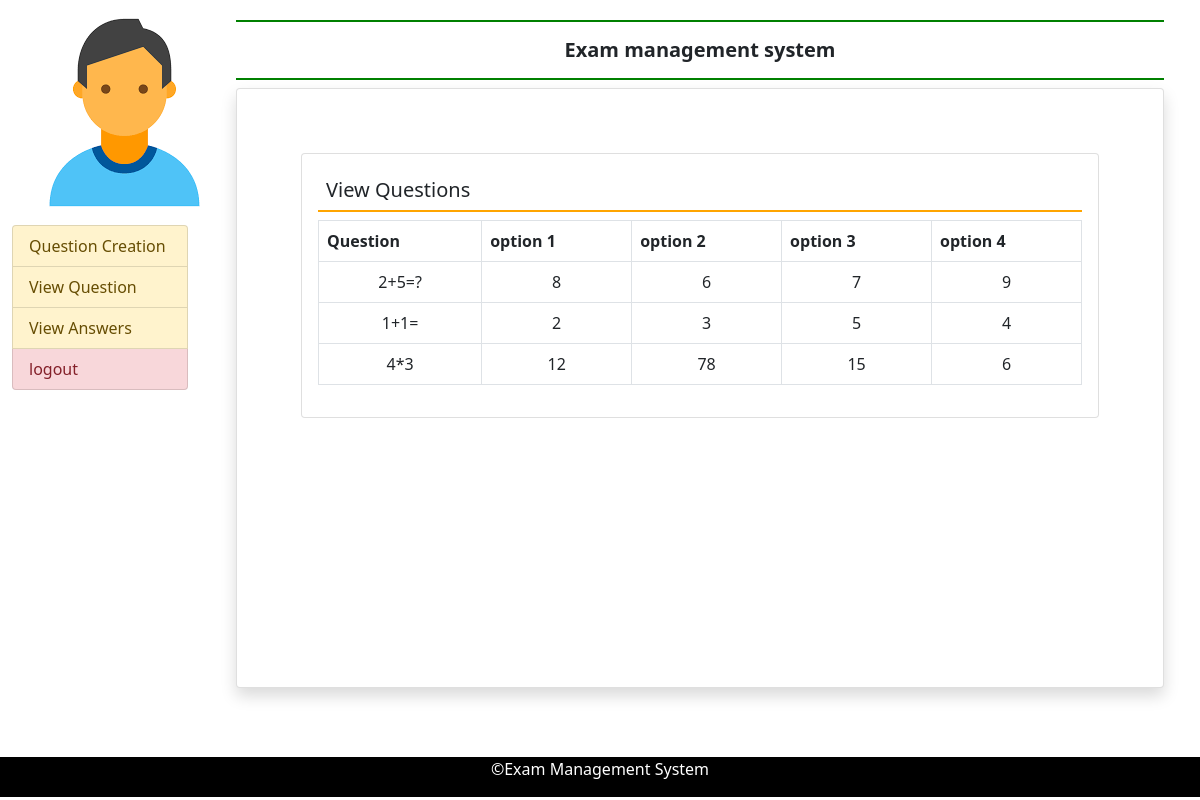
Screenshot of /admin_question_view with the database file from the repository.
### examapp/models.py (models this page shows)
class Exam(models.Model):
    user = models.ForeignKey(User, on_delete=models.CASCADE)
    question = models.TextField()
    ans1 = models.CharField(max_length=255)
    ans2 = models.CharField(max_length=255)
    ans3 = models.CharField(max_length=255)
    ans4 = models.CharField(max_length=255)

### examapp/views.py (the view)
# urls.py: path('admin_question_view',views.admin_question_view,name='admin_question_view'),
def admin_question_view(request):
    emps = Exam.objects.all()
    context = {
        'emps': emps
    }
    print(context)
    return render(request, 'admin_question_view.html', context)

### template/admin_question_view.html
{% extends "admin_base.html" %}
{% block main %}
 <div class="card  m-5">
    <div class="card-body">
        <h5 class="p-2 " style='border-bottom:2px solid orange'>View Questions</h5>
<table class="table table-bordered">
    <thead>
      <tr>
        <th>Question</th>
        <th>option 1</th>
        <th>option 2</th>
        <th>option 3</th>
        <th>option 4</th>
      </tr>
    </thead>
    <tbody>
      {% for qes in emps %}
            <tr>
              <td><center>{{ qes.question }}</center></td>
                <td><center>{{ qes.ans1 }}</center></td>
                <td><center>{{ qes.ans2 }}</center></td>
                <td><center>{{ qes.ans3 }}</center></td>
                <td><center>{{ qes.ans4 }}</center></td>
            </tr>
          {% endfor %}
    </tbody>
  </table>
    </div>
 </div>
{% endblock %}

### rows the page displays
Exam: question "2+5=?", ans1 "8", ans2 "6", ans3 "7", ans4 "9"
Exam: question "1+1=", ans1 "2", ans2 "3", ans3 "5", ans4 "4"
Exam: question "4*3", ans1 "12", ans2 "78", ans3 "15", ans4 "6"
